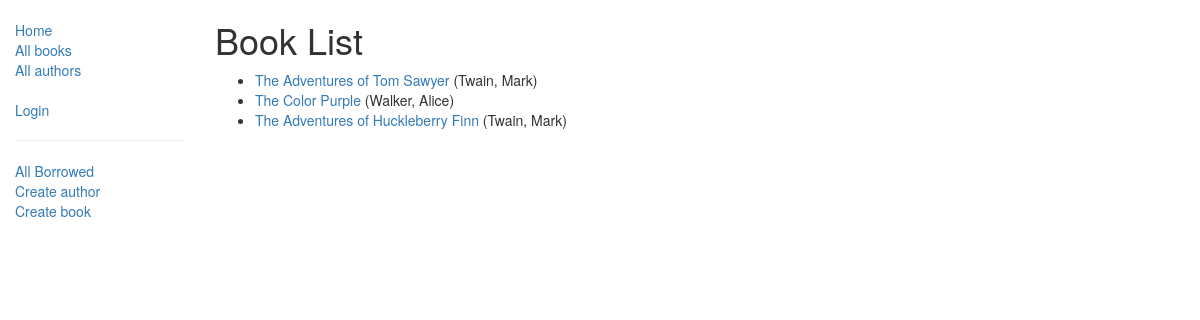
/catalog/books/, run on the app's committed database.
### catalog/models.py (models this page shows, shortened)
class Book(models.Model):
    title = models.CharField(max_length=200)
    author = models.ForeignKey('Author', on_delete=models.SET_NULL, null=True)
    summary = models.TextField(max_length=1000, help_text="Enter a brief description of the book")
    isbn = models.CharField('ISBN',max_length=13, help_text='13 Character <a href="https://www.isbn-international.org/content/what-isbn">ISBN number</a>')
    genre = models.ManyToManyField(Genre, help_text="Select a genre for this book") #может иметь несколько жанров, а жанр может иметь много книг
    def display_genre(self):
        return ', '.join([genre.name for genre in self.genre.all()[:3]])
    display_genre.short_description = 'Genre'
    def get_absolute_url(self):
        return reverse('book-detail', args=[str(self.id)])

class Author(models.Model):
    first_name = models.CharField(max_length=100)
    last_name = models.CharField(max_length=100)
    date_of_birth = models.DateField(null=True, blank=True)
    date_of_death = models.DateField('Died', null=True, blank=True)
    def __str__(self):
        return '%s, %s' % (self.last_name, self.first_name)
    class Meta:
        ordering = ['last_name']

### catalog/views.py (the view)
# urls.py: path('books/', views.BookListView.as_view(), name='books'),
class BookListView(generic.ListView):
    model = Book
    paginate_by = 10

### catalog/templates/catalog/book_list.html
{% extends "base_generic.html" %}
{% block content %}
    <h1>Book List</h1>
    {% if book_list %}
    <ul>
      {% for book in book_list %}
      <li>
        <a href="{{ book.get_absolute_url }}">{{ book.title }}</a> ({{book.author}})
      </li>
      {% endfor %}
    </ul>
    {% else %}
      <p>В библиотеке нет книг.</p>
    {% endif %}
{% endblock %}

### data on the page
Book: title "The Adventures of Tom Sawyer", author "Twain, Mark"
Book: title "The Color Purple", author "Walker, Alice"
Book: title "The Adventures of Huckleberry Finn", author "Twain, Mark"
